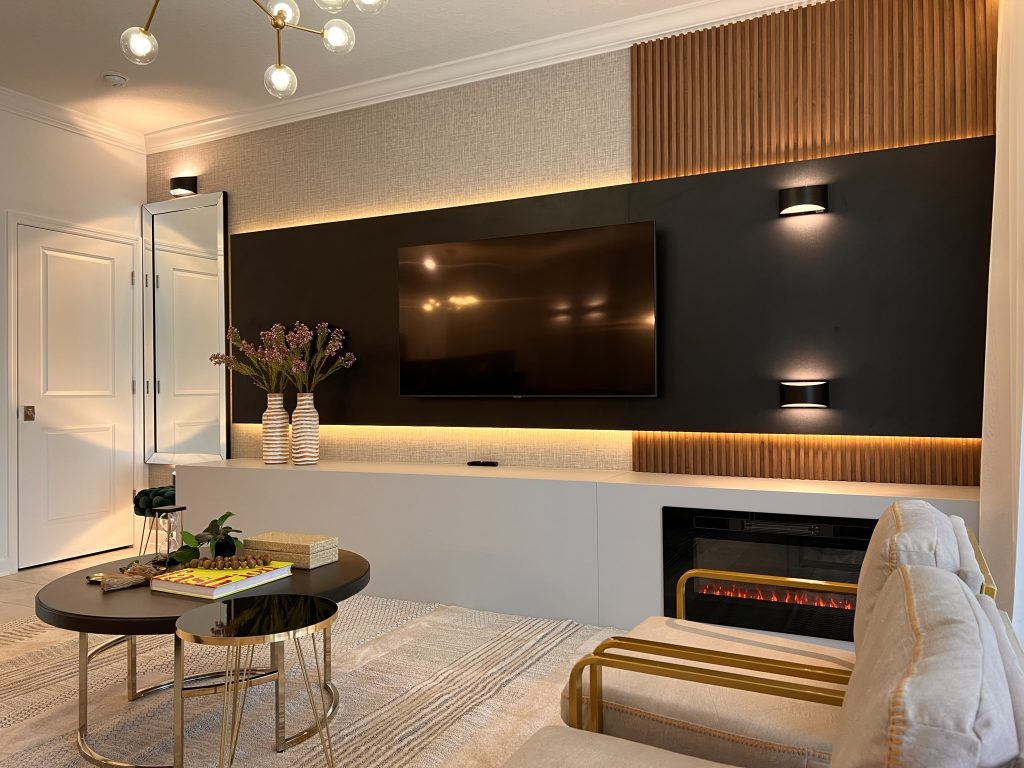
#> input picture python aula 5/images/exemplo.jpg, 1024 x 768 px, found by its file name
$ python harris.py
#> lines starting #> are read from the running program, lines starting #| are printed output that depends on the picture
import cv2
import numpy as np

# Lista com os caminhos das imagens
imagens = ['images\exemplo.jpg', 'images\images-teste.jpg', 'images\images.jpg']

# Definir diferentes valores de blockSize e ksize
parametros = [(2, 3), (6, 9), (20, 25)]  # blockSize, ksize

# Processar cada imagem da lista
for caminho_imagem in imagens:
    # Carregar a imagem em escala de cinza
    imagem = cv2.imread(caminho_imagem, cv2.IMREAD_GRAYSCALE)
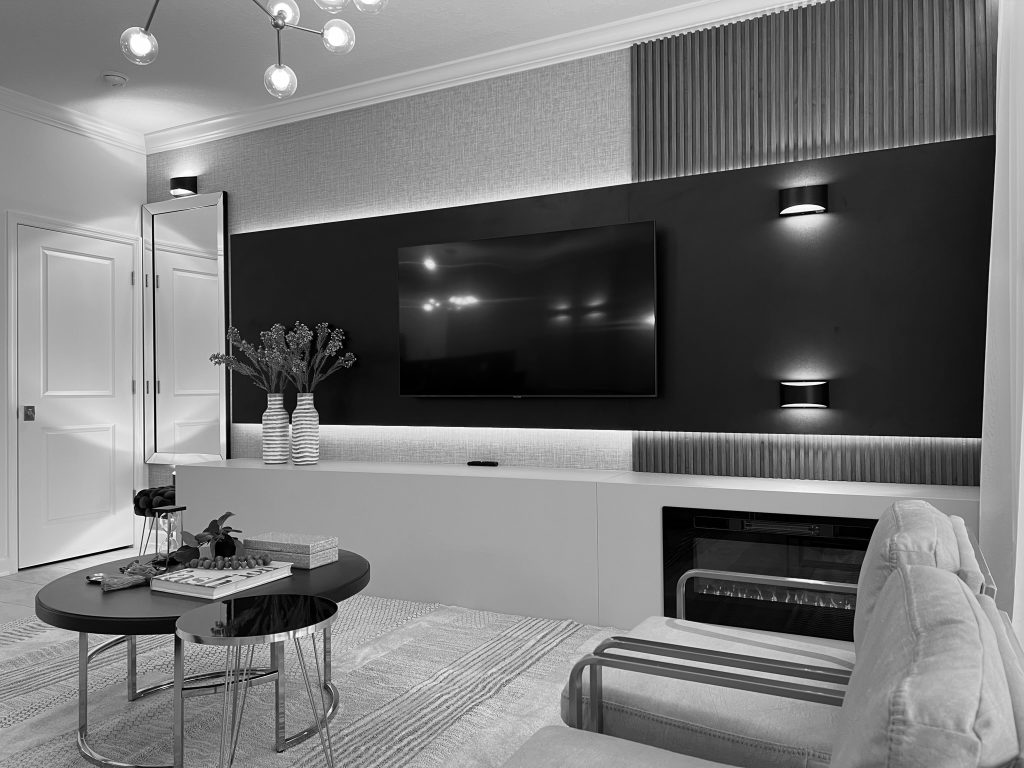
#> imagem: shape (768, 1024); min 0, max 255, mean 117.2

    # Verificar se a imagem foi carregada corretamente
    if imagem is None:
        print(f"Erro ao carregar a imagem {caminho_imagem}")
        continue

    # Processar cada combinação de blockSize e ksize
    for blockSize, ksize in parametros:
        # Aplicar o detector de Harris com os parâmetros atuais
        harris = cv2.cornerHarris(imagem, blockSize=blockSize, ksize=ksize, k=0.04)
        harris = cv2.dilate(harris, None)

        # Destacar os cantos na imagem original
        imagem_destacada = imagem.copy()  # Para não sobrescrever a imagem original
        imagem_destacada[harris > 0.01 * harris.max()] = 255

        # Exibir os resultados
        cv2.imshow(f'Harris Corner - {caminho_imagem} - blockSize={blockSize} - ksize={ksize}', imagem_destacada)
        cv2.waitKey(0)
#> this loop made 3 passes
#> pass 1, `cv2.imshow(f'Harris Corner - {caminho_imagem} - blockSize={blockSize} ..`:
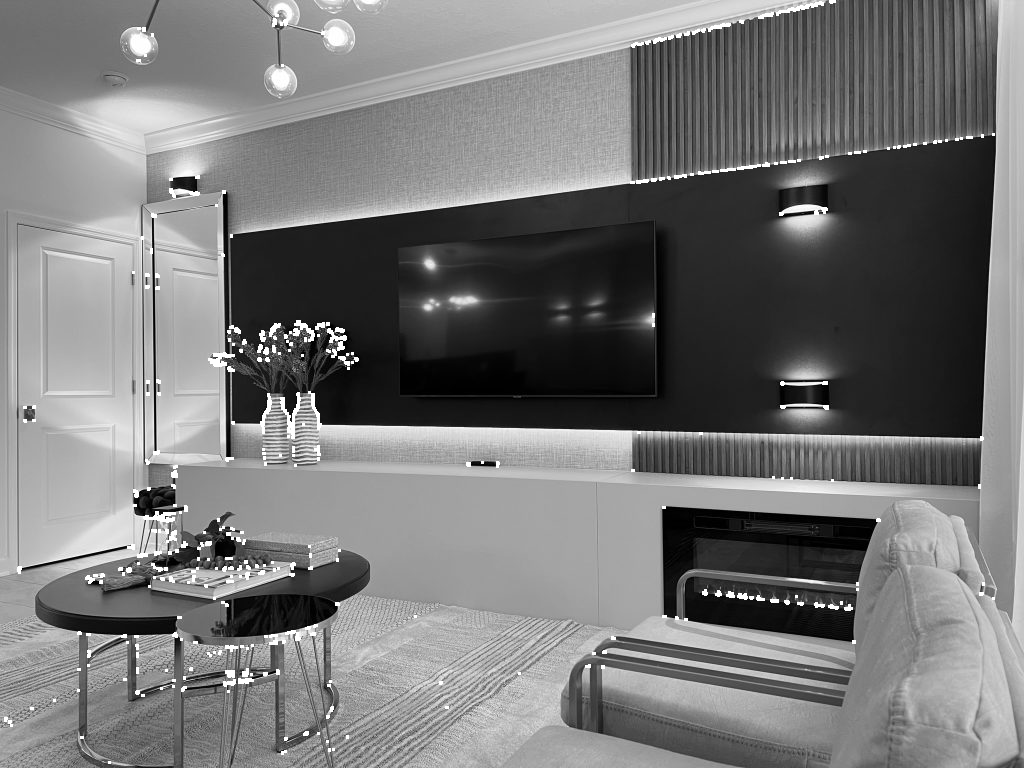
#> window 'Harris Corner - images\\exemplo': shape (768, 1024); min 0, max 255, mean 118.8
#> pass 2, `harris = cv2.cornerHarris(imagem, blockSize=blockSize, ksize=ksize, k=..`:
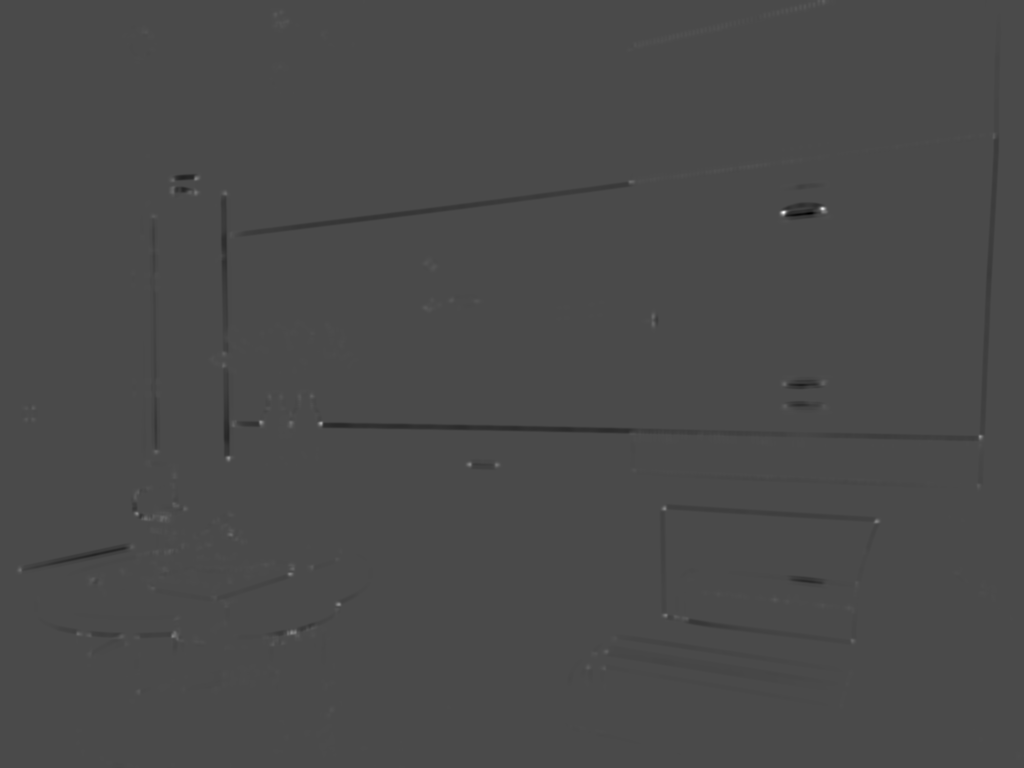
#> harris: shape (768, 1024) float32; min -13286.2, max 32067.1, mean -45.2; drawn with min black and max white
#> after the loop:
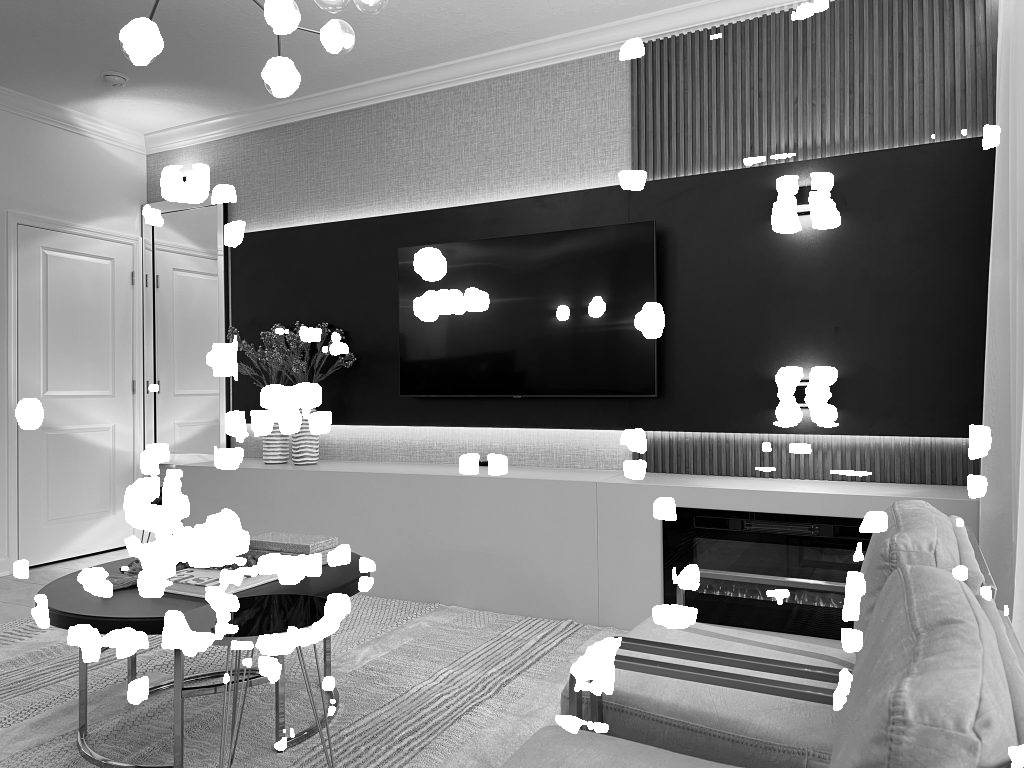
#> imagem_destacada: shape (768, 1024); min 0, max 255, mean 128.3
#> pass 2 of the loop `for caminho_imagem in imagens:`:
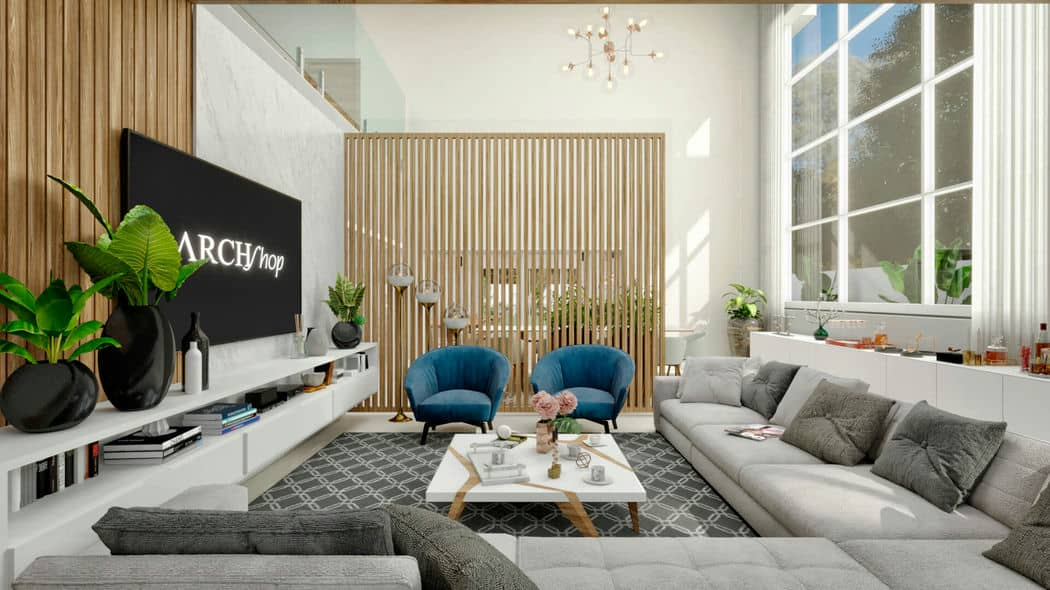
#> input picture python aula 5/images/images-teste.jpg, 1050 x 590 px, found by its file name
#> imagem: shape (590, 1050)
#> the loop `for blockSize, ksize in parametros:` made 3 passes
#> pass 1, `harris = cv2.dilate(harris, None)`:
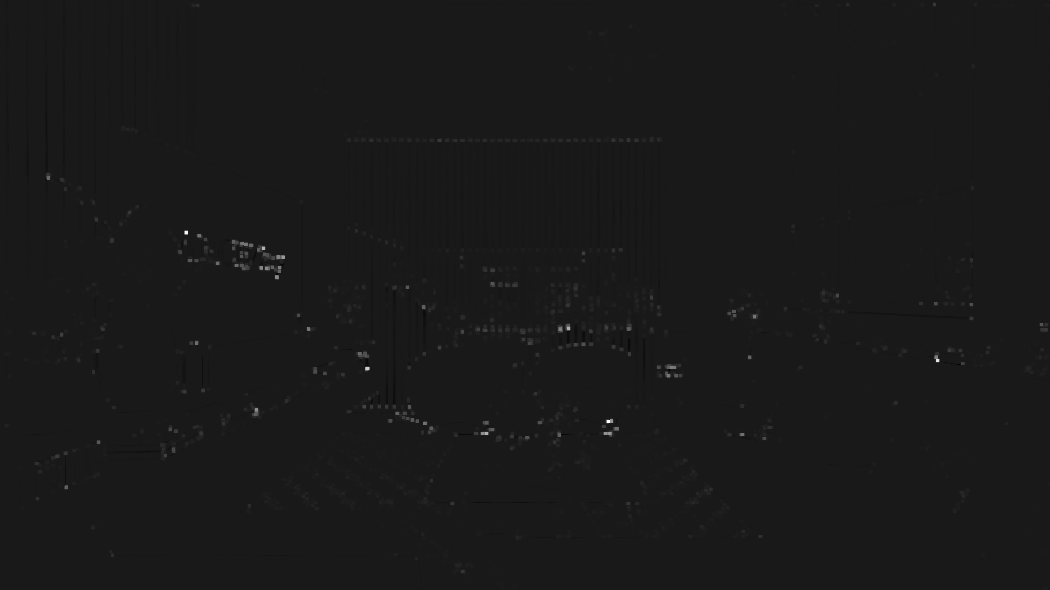
#> harris: shape (590, 1050) float32; min -0.0018, max 0.0165, mean 2.87e-05; drawn with min black and max white
#> after the loop `for blockSize, ksize in parametros:`:
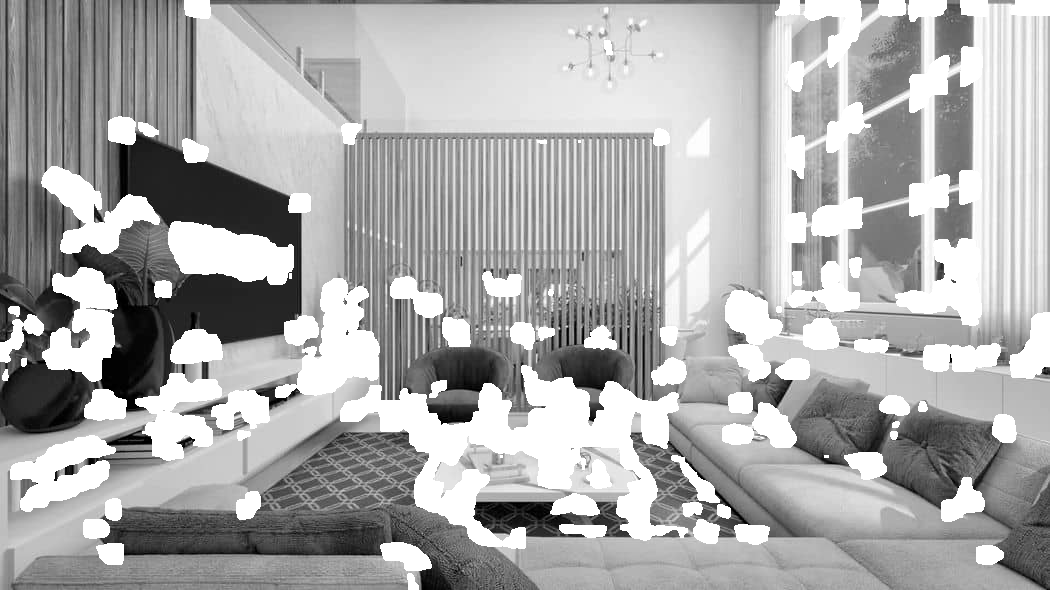
#> imagem_destacada: shape (590, 1050); min 0, max 255, mean 171.1
#> pass 3 of the loop `for caminho_imagem in imagens:`:
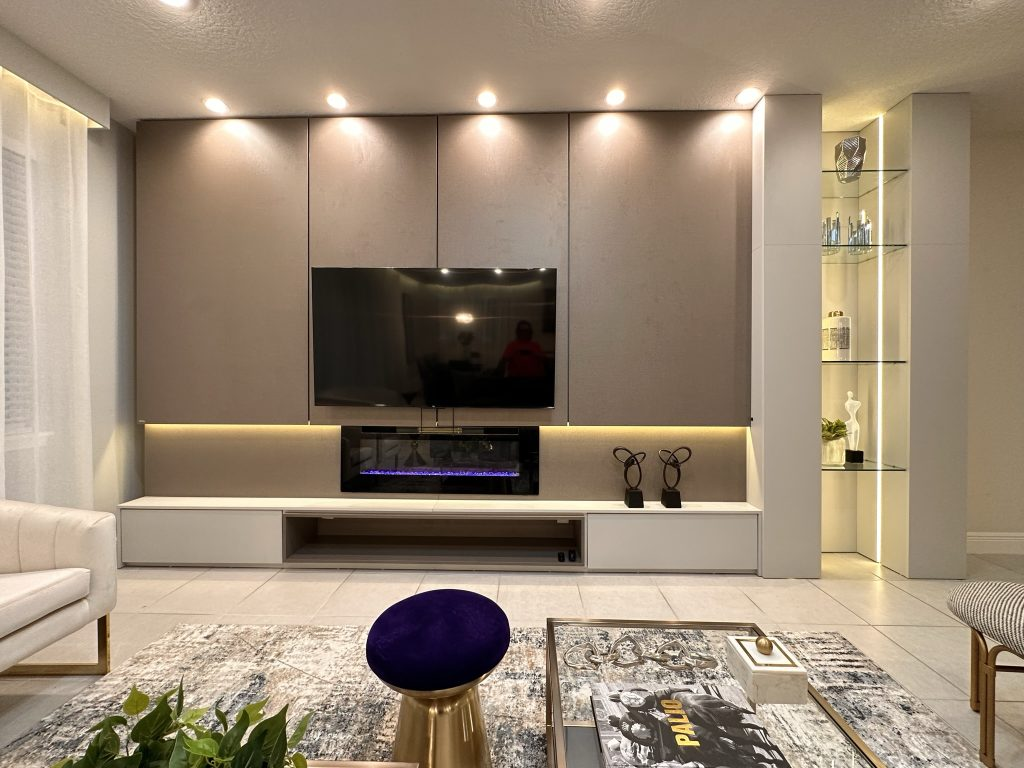
#> input picture python aula 5/images/images.jpg, 1024 x 768 px, found by its file name
#> imagem: shape (768, 1024)
#> the loop `for blockSize, ksize in parametros:` made 3 passes
#> pass 1, `harris = cv2.dilate(harris, None)`:
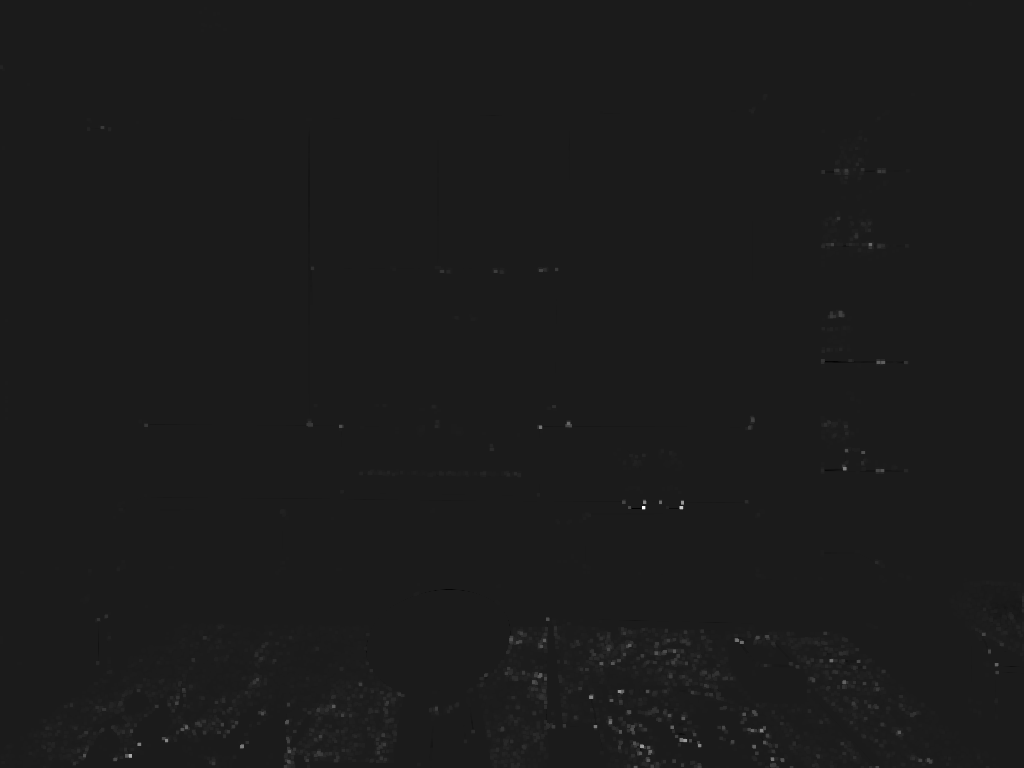
#> harris: shape (768, 1024) float32; min -0.00457, max 0.0373, mean 7.38e-05; drawn with min black and max white
#> after the loop `for blockSize, ksize in parametros:`:
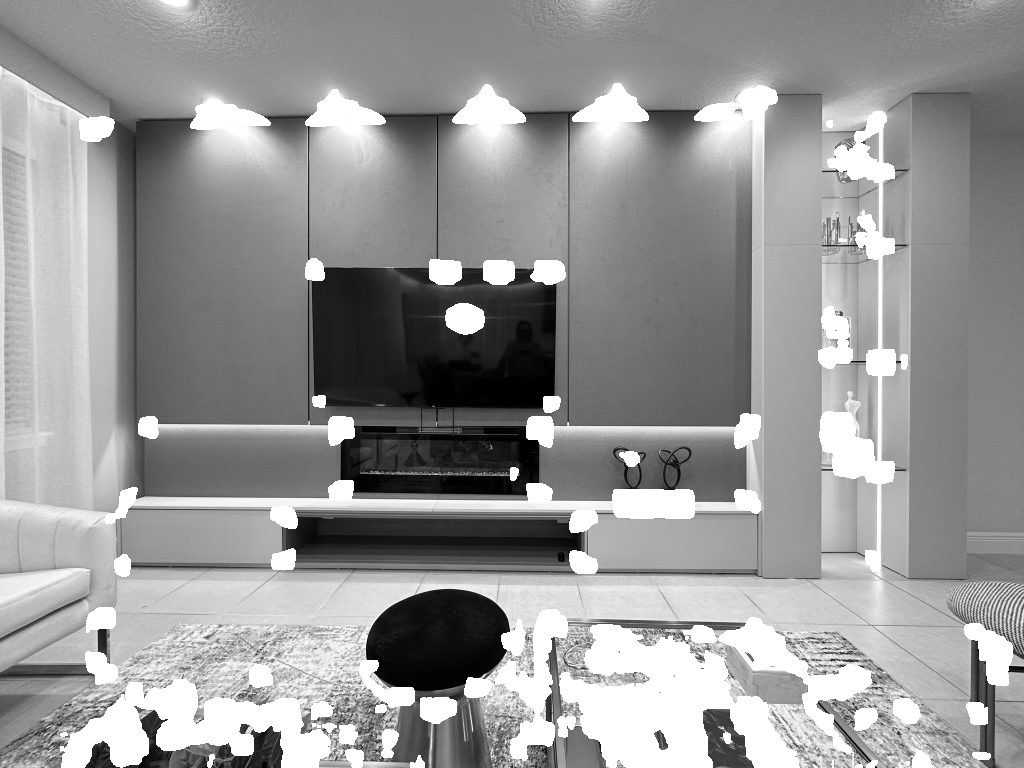
#> imagem_destacada: shape (768, 1024); min 0, max 255, mean 151.3

cv2.destroyAllWindows()
